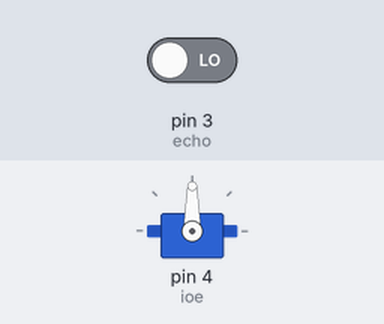
Simulated run of this sketch. Board: Arduino Uno, built with avr-gcc and run on an emulated ATmega328P. Parts: servo. Inputs (shaded band) come from the test bench; at power-on: pin 3 (echo) LOW.

Above: at 0.05 s.
At 4.0 s:
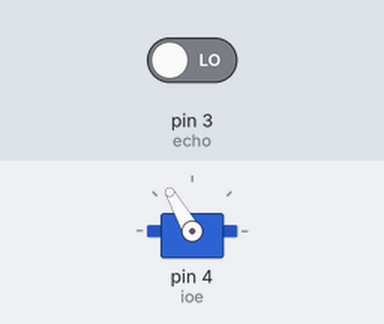
Timing chart, 0 to 5.2 s (numbered marks = the images above):
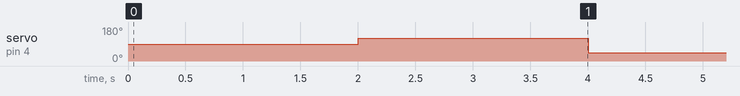

The sketch:

ServoMotor.ino
```cpp
//descargamos una libreria para controlar el servo
#include <Servo.h>
Servo ioe;
//declaramos variables
int trig = 2;
int echo = 3;
int tiempo;
int distancia;

void setup () {
  pinMode (trig, OUTPUT); //dato de salida
  pinMode (echo, INPUT); //dato de entrada
  ioe.attach (4); //asocia al servo al pin 4
}

void loop () {
   // Envío de un pulso al TRIG para activar el sensor ultrasónico
  digitalWrite (trig, HIGH);// Genera un pulso de activación
  delay (500);// Duración del pulso
  digitalWrite (trig, LOW);  // Termina el pulso
  tiempo=pulseIn(echo, HIGH);  // Lee el tiempo que tarda el pulso en regresar
  distancia=tiempo/58.2;  // Calcula la distancia en centímetros
  delay(500);
  {
    if (distancia <= 10) // Controlamos el servomotor basandonos en la distancia medida y si la distancia es menor o igual a 10cm
    (ioe.write(120)); //gira el servo a 120 grados
    delay(2000);
  }
  {
    if (distancia >10);// Si la distancia es mayor a 10 cm
    ioe.write(45);// Gira el servomotor a 45 grados
  }
}
```

Measured:
- by itself, servo on pin 4 (ioe): alternates 120° for 2.0 s and 45° for 2.0 s
